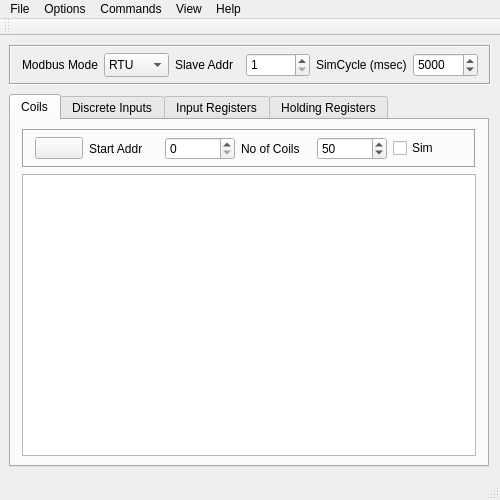
<?xml version="1.0" encoding="UTF-8"?>
<ui version="4.0">
 <class>MainWindow</class>
 <widget class="QMainWindow" name="MainWindow">
  <property name="geometry">
   <rect>
    <x>0</x>
    <y>0</y>
    <width>500</width>
    <height>500</height>
   </rect>
  </property>
  <property name="minimumSize">
   <size>
    <width>500</width>
    <height>498</height>
   </size>
  </property>
  <property name="maximumSize">
   <size>
    <width>500</width>
    <height>640</height>
   </size>
  </property>
  <property name="windowTitle">
   <string>pyModSlave</string>
  </property>
  <property name="windowIcon">
   <iconset resource="icons/pyModSlaveQt.qrc">
    <normaloff>:/img/Bus.png</normaloff>:/img/Bus.png</iconset>
  </property>
  <widget class="QWidget" name="centralWidget">
   <layout class="QVBoxLayout" name="vericallayout">
    <property name="spacing">
     <number>9</number>
    </property>
    <property name="sizeConstraint">
     <enum>QLayout::SetDefaultConstraint</enum>
    </property>
    <property name="leftMargin">
     <number>9</number>
    </property>
    <property name="topMargin">
     <number>9</number>
    </property>
    <item>
     <widget class="QFrame" name="frame_commands">
      <property name="sizePolicy">
       <sizepolicy hsizetype="Preferred" vsizetype="Preferred">
        <horstretch>0</horstretch>
        <verstretch>0</verstretch>
       </sizepolicy>
      </property>
      <property name="minimumSize">
       <size>
        <width>482</width>
        <height>40</height>
       </size>
      </property>
      <property name="maximumSize">
       <size>
        <width>482</width>
        <height>40</height>
       </size>
      </property>
      <property name="frameShape">
       <enum>QFrame::Box</enum>
      </property>
      <property name="frameShadow">
       <enum>QFrame::Sunken</enum>
      </property>
      <layout class="QHBoxLayout" name="horizontalLayout_5">
       <property name="spacing">
        <number>6</number>
       </property>
       <property name="topMargin">
        <number>6</number>
       </property>
       <property name="bottomMargin">
        <number>6</number>
       </property>
       <item>
        <widget class="QLabel" name="lblModbusMode">
         <property name="text">
          <string>Modbus Mode</string>
         </property>
         <property name="buddy">
          <cstring>cmbModbusMode</cstring>
         </property>
        </widget>
       </item>
       <item>
        <widget class="QComboBox" name="cmbModbusMode">
         <property name="minimumSize">
          <size>
           <width>0</width>
           <height>24</height>
          </size>
         </property>
         <item>
          <property name="text">
           <string>RTU</string>
          </property>
         </item>
         <item>
          <property name="text">
           <string>TCP</string>
          </property>
         </item>
        </widget>
       </item>
       <item>
        <widget class="QLabel" name="lblSlave">
         <property name="text">
          <string>Slave Addr</string>
         </property>
         <property name="buddy">
          <cstring>sbSlaveID</cstring>
         </property>
        </widget>
       </item>
       <item>
        <widget class="QSpinBox" name="sbSlaveID">
         <property name="minimumSize">
          <size>
           <width>0</width>
           <height>24</height>
          </size>
         </property>
         <property name="minimum">
          <number>1</number>
         </property>
         <property name="maximum">
          <number>247</number>
         </property>
        </widget>
       </item>
       <item>
        <widget class="QLabel" name="lblSimCycle">
         <property name="text">
          <string>SimCycle (msec)</string>
         </property>
        </widget>
       </item>
       <item>
        <widget class="QSpinBox" name="spInterval">
         <property name="minimumSize">
          <size>
           <width>0</width>
           <height>24</height>
          </size>
         </property>
         <property name="minimum">
          <number>1000</number>
         </property>
         <property name="maximum">
          <number>10000</number>
         </property>
         <property name="singleStep">
          <number>500</number>
         </property>
         <property name="value">
          <number>5000</number>
         </property>
        </widget>
       </item>
      </layout>
     </widget>
    </item>
    <item>
     <widget class="QTabWidget" name="tabIOs">
      <property name="enabled">
       <bool>true</bool>
      </property>
      <property name="sizePolicy">
       <sizepolicy hsizetype="Preferred" vsizetype="Preferred">
        <horstretch>0</horstretch>
        <verstretch>0</verstretch>
       </sizepolicy>
      </property>
      <property name="minimumSize">
       <size>
        <width>0</width>
        <height>0</height>
       </size>
      </property>
      <property name="currentIndex">
       <number>0</number>
      </property>
      <widget class="QWidget" name="tabCoils">
       <property name="sizePolicy">
        <sizepolicy hsizetype="Minimum" vsizetype="Minimum">
         <horstretch>0</horstretch>
         <verstretch>0</verstretch>
        </sizepolicy>
       </property>
       <attribute name="icon">
        <iconset resource="icons/pyModSlaveQt.qrc">
         <normaloff>:/img/DO.png</normaloff>:/img/DO.png</iconset>
       </attribute>
       <attribute name="title">
        <string>Coils</string>
       </attribute>
       <layout class="QVBoxLayout" name="verticalLayout">
        <property name="topMargin">
         <number>9</number>
        </property>
        <property name="bottomMargin">
         <number>9</number>
        </property>
        <item>
         <widget class="QFrame" name="frame">
          <property name="frameShape">
           <enum>QFrame::Box</enum>
          </property>
          <property name="frameShadow">
           <enum>QFrame::Sunken</enum>
          </property>
          <layout class="QHBoxLayout" name="horizontalLayout_6">
           <property name="topMargin">
            <number>6</number>
           </property>
           <property name="bottomMargin">
            <number>6</number>
           </property>
           <item>
            <widget class="QPushButton" name="pbResetDO">
             <property name="minimumSize">
              <size>
               <width>48</width>
               <height>0</height>
              </size>
             </property>
             <property name="maximumSize">
              <size>
               <width>48</width>
               <height>16777215</height>
              </size>
             </property>
             <property name="toolTip">
              <string>Reset</string>
             </property>
             <property name="text">
              <string/>
             </property>
             <property name="icon">
              <iconset resource="icons/pyModSlaveQt.qrc">
               <normaloff>:/img/edit-clear-16.png</normaloff>:/img/edit-clear-16.png</iconset>
             </property>
            </widget>
           </item>
           <item>
            <widget class="QLabel" name="lblCoilsStartAddr">
             <property name="text">
              <string>Start Addr</string>
             </property>
            </widget>
           </item>
           <item>
            <widget class="QSpinBox" name="sbCoilsStartAddr">
             <property name="sizePolicy">
              <sizepolicy hsizetype="Preferred" vsizetype="Fixed">
               <horstretch>0</horstretch>
               <verstretch>0</verstretch>
              </sizepolicy>
             </property>
             <property name="minimumSize">
              <size>
               <width>50</width>
               <height>0</height>
              </size>
             </property>
             <property name="maximumSize">
              <size>
               <width>75</width>
               <height>16777215</height>
              </size>
             </property>
             <property name="minimum">
              <number>0</number>
             </property>
             <property name="maximum">
              <number>65535</number>
             </property>
             <property name="singleStep">
              <number>10</number>
             </property>
             <property name="value">
              <number>0</number>
             </property>
            </widget>
           </item>
           <item>
            <widget class="QLabel" name="label">
             <property name="text">
              <string>No of Coils</string>
             </property>
            </widget>
           </item>
           <item>
            <widget class="QSpinBox" name="sbNoOfCoils">
             <property name="sizePolicy">
              <sizepolicy hsizetype="Preferred" vsizetype="Fixed">
               <horstretch>0</horstretch>
               <verstretch>0</verstretch>
              </sizepolicy>
             </property>
             <property name="minimumSize">
              <size>
               <width>50</width>
               <height>0</height>
              </size>
             </property>
             <property name="maximumSize">
              <size>
               <width>75</width>
               <height>16777215</height>
              </size>
             </property>
             <property name="minimum">
              <number>1</number>
             </property>
             <property name="maximum">
              <number>500</number>
             </property>
             <property name="singleStep">
              <number>10</number>
             </property>
             <property name="value">
              <number>50</number>
             </property>
            </widget>
           </item>
           <item>
            <widget class="QCheckBox" name="chkSimCoils">
             <property name="text">
              <string>Sim</string>
             </property>
            </widget>
           </item>
          </layout>
         </widget>
        </item>
        <item>
         <widget class="QTableView" name="tvCoilsData">
          <property name="sizePolicy">
           <sizepolicy hsizetype="Minimum" vsizetype="MinimumExpanding">
            <horstretch>0</horstretch>
            <verstretch>0</verstretch>
           </sizepolicy>
          </property>
          <property name="minimumSize">
           <size>
            <width>450</width>
            <height>0</height>
           </size>
          </property>
          <attribute name="horizontalHeaderVisible">
           <bool>false</bool>
          </attribute>
          <attribute name="verticalHeaderVisible">
           <bool>false</bool>
          </attribute>
         </widget>
        </item>
       </layout>
      </widget>
      <widget class="QWidget" name="tabDiscreteInputs">
       <property name="sizePolicy">
        <sizepolicy hsizetype="Minimum" vsizetype="Minimum">
         <horstretch>0</horstretch>
         <verstretch>0</verstretch>
        </sizepolicy>
       </property>
       <attribute name="icon">
        <iconset resource="icons/pyModSlaveQt.qrc">
         <normaloff>:/img/DI.png</normaloff>:/img/DI.png</iconset>
       </attribute>
       <attribute name="title">
        <string>Discrete Inputs</string>
       </attribute>
       <layout class="QVBoxLayout" name="verticalLayout_2">
        <property name="topMargin">
         <number>9</number>
        </property>
        <property name="bottomMargin">
         <number>9</number>
        </property>
        <item>
         <widget class="QFrame" name="frame_2">
          <property name="frameShape">
           <enum>QFrame::Box</enum>
          </property>
          <property name="frameShadow">
           <enum>QFrame::Sunken</enum>
          </property>
          <layout class="QHBoxLayout" name="horizontalLayout">
           <property name="topMargin">
            <number>6</number>
           </property>
           <property name="bottomMargin">
            <number>6</number>
           </property>
           <item>
            <widget class="QPushButton" name="pbResetDI">
             <property name="minimumSize">
              <size>
               <width>48</width>
               <height>0</height>
              </size>
             </property>
             <property name="maximumSize">
              <size>
               <width>48</width>
               <height>16777215</height>
              </size>
             </property>
             <property name="toolTip">
              <string>Reset</string>
             </property>
             <property name="text">
              <string/>
             </property>
             <property name="icon">
              <iconset resource="icons/pyModSlaveQt.qrc">
               <normaloff>:/img/edit-clear-16.png</normaloff>:/img/edit-clear-16.png</iconset>
             </property>
            </widget>
           </item>
           <item>
            <widget class="QLabel" name="lblDigInputsStartAddr">
             <property name="text">
              <string>Start Addr</string>
             </property>
            </widget>
           </item>
           <item>
            <widget class="QSpinBox" name="sbDigInputsstartAddr">
             <property name="sizePolicy">
              <sizepolicy hsizetype="Preferred" vsizetype="Fixed">
               <horstretch>0</horstretch>
               <verstretch>0</verstretch>
              </sizepolicy>
             </property>
             <property name="minimumSize">
              <size>
               <width>50</width>
               <height>0</height>
              </size>
             </property>
             <property name="maximumSize">
              <size>
               <width>75</width>
               <height>16777215</height>
              </size>
             </property>
             <property name="minimum">
              <number>0</number>
             </property>
             <property name="maximum">
              <number>65535</number>
             </property>
             <property name="singleStep">
              <number>10</number>
             </property>
             <property name="value">
              <number>0</number>
             </property>
            </widget>
           </item>
           <item>
            <widget class="QLabel" name="lblNoOfDigInputs">
             <property name="text">
              <string>No of Inputs</string>
             </property>
            </widget>
           </item>
           <item>
            <widget class="QSpinBox" name="sbNoOfDigInputs">
             <property name="sizePolicy">
              <sizepolicy hsizetype="Preferred" vsizetype="Fixed">
               <horstretch>0</horstretch>
               <verstretch>0</verstretch>
              </sizepolicy>
             </property>
             <property name="minimumSize">
              <size>
               <width>50</width>
               <height>0</height>
              </size>
             </property>
             <property name="maximumSize">
              <size>
               <width>75</width>
               <height>16777215</height>
              </size>
             </property>
             <property name="minimum">
              <number>1</number>
             </property>
             <property name="maximum">
              <number>500</number>
             </property>
             <property name="singleStep">
              <number>10</number>
             </property>
             <property name="value">
              <number>50</number>
             </property>
            </widget>
           </item>
           <item>
            <widget class="QCheckBox" name="chkSimDisInputs">
             <property name="text">
              <string>Sim</string>
             </property>
            </widget>
           </item>
          </layout>
         </widget>
        </item>
        <item>
         <widget class="QTableView" name="tvDiscreteInputsData">
          <property name="enabled">
           <bool>true</bool>
          </property>
          <property name="sizePolicy">
           <sizepolicy hsizetype="Minimum" vsizetype="MinimumExpanding">
            <horstretch>0</horstretch>
            <verstretch>0</verstretch>
           </sizepolicy>
          </property>
          <property name="minimumSize">
           <size>
            <width>450</width>
            <height>0</height>
           </size>
          </property>
          <property name="maximumSize">
           <size>
            <width>16777215</width>
            <height>16777215</height>
           </size>
          </property>
          <attribute name="horizontalHeaderVisible">
           <bool>false</bool>
          </attribute>
          <attribute name="verticalHeaderVisible">
           <bool>false</bool>
          </attribute>
         </widget>
        </item>
       </layout>
      </widget>
      <widget class="QWidget" name="tabInputRegisters">
       <property name="sizePolicy">
        <sizepolicy hsizetype="Minimum" vsizetype="Minimum">
         <horstretch>0</horstretch>
         <verstretch>0</verstretch>
        </sizepolicy>
       </property>
       <attribute name="icon">
        <iconset resource="icons/pyModSlaveQt.qrc">
         <normaloff>:/img/AI.png</normaloff>:/img/AI.png</iconset>
       </attribute>
       <attribute name="title">
        <string>Input Registers</string>
       </attribute>
       <layout class="QVBoxLayout" name="verticalLayout_6">
        <property name="topMargin">
         <number>9</number>
        </property>
        <item>
         <widget class="QFrame" name="frame_3">
          <property name="frameShape">
           <enum>QFrame::Box</enum>
          </property>
          <property name="frameShadow">
           <enum>QFrame::Sunken</enum>
          </property>
          <layout class="QHBoxLayout" name="horizontalLayout_2">
           <property name="topMargin">
            <number>6</number>
           </property>
           <property name="bottomMargin">
            <number>6</number>
           </property>
           <item>
            <widget class="QPushButton" name="pbResetAI">
             <property name="minimumSize">
              <size>
               <width>48</width>
               <height>0</height>
              </size>
             </property>
             <property name="maximumSize">
              <size>
               <width>48</width>
               <height>16777215</height>
              </size>
             </property>
             <property name="toolTip">
              <string>Reset</string>
             </property>
             <property name="text">
              <string/>
             </property>
             <property name="icon">
              <iconset resource="icons/pyModSlaveQt.qrc">
               <normaloff>:/img/edit-clear-16.png</normaloff>:/img/edit-clear-16.png</iconset>
             </property>
            </widget>
           </item>
           <item>
            <widget class="QLabel" name="lblInputRegsStartAddr">
             <property name="text">
              <string>Start Addr</string>
             </property>
            </widget>
           </item>
           <item>
            <widget class="QSpinBox" name="sbInputRegsStartAddr">
             <property name="sizePolicy">
              <sizepolicy hsizetype="Preferred" vsizetype="Fixed">
               <horstretch>0</horstretch>
               <verstretch>0</verstretch>
              </sizepolicy>
             </property>
             <property name="minimumSize">
              <size>
               <width>50</width>
               <height>0</height>
              </size>
             </property>
             <property name="maximumSize">
              <size>
               <width>75</width>
               <height>16777215</height>
              </size>
             </property>
             <property name="minimum">
              <number>0</number>
             </property>
             <property name="maximum">
              <number>65535</number>
             </property>
             <property name="singleStep">
              <number>10</number>
             </property>
             <property name="value">
              <number>0</number>
             </property>
            </widget>
           </item>
           <item>
            <widget class="QLabel" name="lblNoOfInputRegs">
             <property name="text">
              <string>No of Regs</string>
             </property>
            </widget>
           </item>
           <item>
            <widget class="QSpinBox" name="sbNoOfInputRegs">
             <property name="sizePolicy">
              <sizepolicy hsizetype="Preferred" vsizetype="Fixed">
               <horstretch>0</horstretch>
               <verstretch>0</verstretch>
              </sizepolicy>
             </property>
             <property name="minimumSize">
              <size>
               <width>50</width>
               <height>0</height>
              </size>
             </property>
             <property name="maximumSize">
              <size>
               <width>75</width>
               <height>16777215</height>
              </size>
             </property>
             <property name="minimum">
              <number>1</number>
             </property>
             <property name="maximum">
              <number>500</number>
             </property>
             <property name="singleStep">
              <number>10</number>
             </property>
             <property name="value">
              <number>50</number>
             </property>
            </widget>
           </item>
           <item>
            <widget class="QCheckBox" name="chkSimInputRegs">
             <property name="text">
              <string>Sim</string>
             </property>
            </widget>
           </item>
           <item>
            <widget class="QComboBox" name="cmbInputRegsType">
             <property name="maxVisibleItems">
              <number>2</number>
             </property>
             <item>
              <property name="text">
               <string>Dec</string>
              </property>
             </item>
             <item>
              <property name="text">
               <string>Hex</string>
              </property>
             </item>
            </widget>
           </item>
          </layout>
         </widget>
        </item>
        <item>
         <widget class="QTableView" name="tvInputRegistersData">
          <property name="sizePolicy">
           <sizepolicy hsizetype="Minimum" vsizetype="MinimumExpanding">
            <horstretch>0</horstretch>
            <verstretch>0</verstretch>
           </sizepolicy>
          </property>
          <property name="minimumSize">
           <size>
            <width>450</width>
            <height>0</height>
           </size>
          </property>
          <attribute name="horizontalHeaderVisible">
           <bool>false</bool>
          </attribute>
          <attribute name="verticalHeaderVisible">
           <bool>false</bool>
          </attribute>
         </widget>
        </item>
       </layout>
      </widget>
      <widget class="QWidget" name="tabHoldingRegisters">
       <property name="sizePolicy">
        <sizepolicy hsizetype="Minimum" vsizetype="Minimum">
         <horstretch>0</horstretch>
         <verstretch>0</verstretch>
        </sizepolicy>
       </property>
       <attribute name="icon">
        <iconset resource="icons/pyModSlaveQt.qrc">
         <normaloff>:/img/AO.png</normaloff>:/img/AO.png</iconset>
       </attribute>
       <attribute name="title">
        <string>Holding Registers</string>
       </attribute>
       <layout class="QVBoxLayout" name="verticalLayout_7">
        <property name="topMargin">
         <number>9</number>
        </property>
        <item>
         <widget class="QFrame" name="frame_4">
          <property name="frameShape">
           <enum>QFrame::Box</enum>
          </property>
          <property name="frameShadow">
           <enum>QFrame::Sunken</enum>
          </property>
          <layout class="QHBoxLayout" name="horizontalLayout_4">
           <property name="topMargin">
            <number>6</number>
           </property>
           <property name="bottomMargin">
            <number>6</number>
           </property>
           <item>
            <widget class="QPushButton" name="pbResetAO">
             <property name="minimumSize">
              <size>
               <width>48</width>
               <height>0</height>
              </size>
             </property>
             <property name="maximumSize">
              <size>
               <width>48</width>
               <height>16777215</height>
              </size>
             </property>
             <property name="toolTip">
              <string>Reset</string>
             </property>
             <property name="text">
              <string/>
             </property>
             <property name="icon">
              <iconset resource="icons/pyModSlaveQt.qrc">
               <normaloff>:/img/edit-clear-16.png</normaloff>:/img/edit-clear-16.png</iconset>
             </property>
            </widget>
           </item>
           <item>
            <widget class="QLabel" name="lblHoldRegsStarAddr">
             <property name="text">
              <string>Start Addr</string>
             </property>
            </widget>
           </item>
           <item>
            <widget class="QSpinBox" name="sbHoldingRegsStartAddr">
             <property name="sizePolicy">
              <sizepolicy hsizetype="Preferred" vsizetype="Fixed">
               <horstretch>0</horstretch>
               <verstretch>0</verstretch>
              </sizepolicy>
             </property>
             <property name="minimumSize">
              <size>
               <width>50</width>
               <height>0</height>
              </size>
             </property>
             <property name="maximumSize">
              <size>
               <width>75</width>
               <height>16777215</height>
              </size>
             </property>
             <property name="minimum">
              <number>0</number>
             </property>
             <property name="maximum">
              <number>65535</number>
             </property>
             <property name="singleStep">
              <number>10</number>
             </property>
             <property name="value">
              <number>0</number>
             </property>
            </widget>
           </item>
           <item>
            <widget class="QLabel" name="lblHoldRegs">
             <property name="text">
              <string>No of Regs</string>
             </property>
            </widget>
           </item>
           <item>
            <widget class="QSpinBox" name="sbNoOfHoldingRegs">
             <property name="sizePolicy">
              <sizepolicy hsizetype="Preferred" vsizetype="Fixed">
               <horstretch>0</horstretch>
               <verstretch>0</verstretch>
              </sizepolicy>
             </property>
             <property name="minimumSize">
              <size>
               <width>50</width>
               <height>0</height>
              </size>
             </property>
             <property name="maximumSize">
              <size>
               <width>75</width>
               <height>16777215</height>
              </size>
             </property>
             <property name="minimum">
              <number>1</number>
             </property>
             <property name="maximum">
              <number>500</number>
             </property>
             <property name="singleStep">
              <number>10</number>
             </property>
             <property name="value">
              <number>50</number>
             </property>
            </widget>
           </item>
           <item>
            <widget class="QCheckBox" name="chkSimHoldRegs">
             <property name="text">
              <string>Sim</string>
             </property>
            </widget>
           </item>
           <item>
            <widget class="QComboBox" name="cmbHoldRegsType">
             <property name="maxVisibleItems">
              <number>2</number>
             </property>
             <item>
              <property name="text">
               <string>Dec</string>
              </property>
             </item>
             <item>
              <property name="text">
               <string>Hex</string>
              </property>
             </item>
            </widget>
           </item>
          </layout>
         </widget>
        </item>
        <item>
         <widget class="QTableView" name="tvHoldingRegistersData">
          <property name="sizePolicy">
           <sizepolicy hsizetype="Minimum" vsizetype="MinimumExpanding">
            <horstretch>0</horstretch>
            <verstretch>0</verstretch>
           </sizepolicy>
          </property>
          <property name="minimumSize">
           <size>
            <width>450</width>
            <height>0</height>
           </size>
          </property>
          <attribute name="horizontalHeaderVisible">
           <bool>false</bool>
          </attribute>
          <attribute name="verticalHeaderVisible">
           <bool>false</bool>
          </attribute>
         </widget>
        </item>
       </layout>
      </widget>
     </widget>
    </item>
   </layout>
  </widget>
  <widget class="QMenuBar" name="menuBar">
   <property name="geometry">
    <rect>
     <x>0</x>
     <y>0</y>
     <width>500</width>
     <height>18</height>
    </rect>
   </property>
   <widget class="QMenu" name="menuFile">
    <property name="title">
     <string>File</string>
    </property>
    <addaction name="actionLoad_Session"/>
    <addaction name="actionSave_Session"/>
    <addaction name="separator"/>
    <addaction name="actionExit"/>
   </widget>
   <widget class="QMenu" name="menuOptions">
    <property name="title">
     <string>Options</string>
    </property>
    <addaction name="actionSerial_RTU"/>
    <addaction name="actionTCP"/>
    <addaction name="separator"/>
    <addaction name="actionSettings"/>
   </widget>
   <widget class="QMenu" name="menuHelp">
    <property name="title">
     <string>Help</string>
    </property>
    <addaction name="actionModbus_Manual"/>
    <addaction name="actionAbout"/>
   </widget>
   <widget class="QMenu" name="menuView">
    <property name="title">
     <string>View</string>
    </property>
    <addaction name="actionLog"/>
    <addaction name="actionBus_Monitor"/>
    <addaction name="separator"/>
   </widget>
   <widget class="QMenu" name="menuCommands">
    <property name="title">
     <string>Commands</string>
    </property>
    <addaction name="actionConnect"/>
    <addaction name="actionReset_Counters"/>
   </widget>
   <addaction name="menuFile"/>
   <addaction name="menuOptions"/>
   <addaction name="menuCommands"/>
   <addaction name="menuView"/>
   <addaction name="menuHelp"/>
  </widget>
  <widget class="QToolBar" name="mainToolBar">
   <attribute name="toolBarArea">
    <enum>TopToolBarArea</enum>
   </attribute>
   <attribute name="toolBarBreak">
    <bool>false</bool>
   </attribute>
  </widget>
  <widget class="QStatusBar" name="statusBar"/>
  <action name="actionExit">
   <property name="icon">
    <iconset resource="icons/pyModSlaveQt.qrc">
     <normaloff>:/img/exit-16.png</normaloff>:/img/exit-16.png</iconset>
   </property>
   <property name="text">
    <string>Exit</string>
   </property>
   <property name="iconVisibleInMenu">
    <bool>true</bool>
   </property>
  </action>
  <action name="actionSerial_RTU">
   <property name="icon">
    <iconset resource="icons/pyModSlaveQt.qrc">
     <normaloff>:/img/serial-pot-16.png</normaloff>:/img/serial-pot-16.png</iconset>
   </property>
   <property name="text">
    <string>Modbus RTU...</string>
   </property>
   <property name="iconVisibleInMenu">
    <bool>true</bool>
   </property>
  </action>
  <action name="actionTCP">
   <property name="icon">
    <iconset resource="icons/pyModSlaveQt.qrc">
     <normaloff>:/img/ethernet-port-16.png</normaloff>:/img/ethernet-port-16.png</iconset>
   </property>
   <property name="text">
    <string>Modbus TCP...</string>
   </property>
   <property name="iconVisibleInMenu">
    <bool>true</bool>
   </property>
  </action>
  <action name="actionAbout">
   <property name="icon">
    <iconset resource="icons/pyModSlaveQt.qrc">
     <normaloff>:/img/info-sign-16.png</normaloff>:/img/info-sign-16.png</iconset>
   </property>
   <property name="text">
    <string>About...</string>
   </property>
   <property name="iconVisibleInMenu">
    <bool>true</bool>
   </property>
  </action>
  <action name="actionSettings">
   <property name="icon">
    <iconset resource="icons/pyModSlaveQt.qrc">
     <normaloff>:/img/options-16.png</normaloff>:/img/options-16.png</iconset>
   </property>
   <property name="text">
    <string>Settings...</string>
   </property>
   <property name="iconVisibleInMenu">
    <bool>true</bool>
   </property>
  </action>
  <action name="actionBus_Monitor">
   <property name="icon">
    <iconset resource="icons/pyModSlaveQt.qrc">
     <normaloff>:/img/TV-16.png</normaloff>:/img/TV-16.png</iconset>
   </property>
   <property name="text">
    <string>Bus Monitor</string>
   </property>
  </action>
  <action name="actionReset_Counters">
   <property name="icon">
    <iconset resource="icons/pyModSlaveQt.qrc">
     <normaloff>:/img/reset-16.png</normaloff>:/img/reset-16.png</iconset>
   </property>
   <property name="text">
    <string>Reset Counters</string>
   </property>
  </action>
  <action name="actionLog">
   <property name="icon">
    <iconset resource="icons/pyModSlaveQt.qrc">
     <normaloff>:/img/text-x-log-16.png</normaloff>:/img/text-x-log-16.png</iconset>
   </property>
   <property name="text">
    <string>Log</string>
   </property>
  </action>
  <action name="actionModbus_Manual">
   <property name="icon">
    <iconset resource="icons/pyModSlaveQt.qrc">
     <normaloff>:/img/help-desk-icon-16.png</normaloff>:/img/help-desk-icon-16.png</iconset>
   </property>
   <property name="text">
    <string>Modbus Manual</string>
   </property>
  </action>
  <action name="actionLoad_Session">
   <property name="icon">
    <iconset resource="icons/pyModSlaveQt.qrc">
     <normaloff>:/img/document-import-16.png</normaloff>:/img/document-import-16.png</iconset>
   </property>
   <property name="text">
    <string>Load Session...</string>
   </property>
  </action>
  <action name="actionSave_Session">
   <property name="icon">
    <iconset resource="icons/pyModSlaveQt.qrc">
     <normaloff>:/img/document-export-16.png</normaloff>:/img/document-export-16.png</iconset>
   </property>
   <property name="text">
    <string>Save Session...</string>
   </property>
  </action>
  <action name="actionConnect">
   <property name="checkable">
    <bool>true</bool>
   </property>
   <property name="icon">
    <iconset resource="icons/pyModSlaveQt.qrc">
     <normaloff>:/img/plug-disconnect-16.png</normaloff>
     <normalon>:/img/plug-connect-16.png</normalon>:/img/plug-disconnect-16.png</iconset>
   </property>
   <property name="text">
    <string>Connect</string>
   </property>
  </action>
 </widget>
 <layoutdefault spacing="6" margin="11"/>
 <resources>
  <include location="icons/pyModSlaveQt.qrc"/>
 </resources>
 <connections>
  <connection>
   <sender>actionExit</sender>
   <signal>triggered()</signal>
   <receiver>MainWindow</receiver>
   <slot>close()</slot>
   <hints>
    <hint type="sourcelabel">
     <x>-1</x>
     <y>-1</y>
    </hint>
    <hint type="destinationlabel">
     <x>199</x>
     <y>149</y>
    </hint>
   </hints>
  </connection>
 </connections>
</ui>
